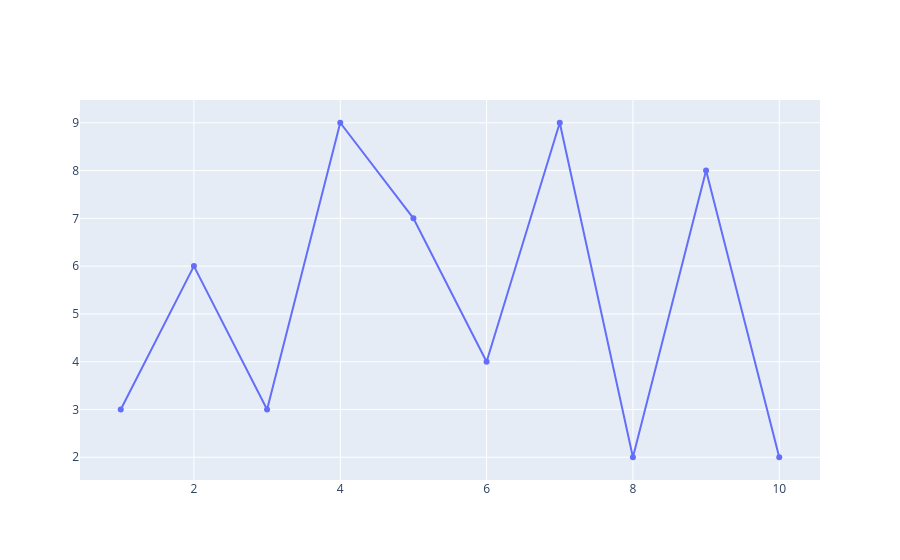

Notebook cell for this chart:
### Markdown cell above
Marker Point

### Code cell
x=[1,2,3,4,5,6,7,8,9,10]

y=[3,6,3,9,7,4,9,2,8,2]
fig = go.Figure(go.Scatter(x=x,y=y))
fig.show()

### Figure 1 — Plotly figure (JSON) as saved in the notebook; plotly's stock layout.template omitted (floating-point values rounded to 4 significant figures)
{"data": [{"type": "scatter", "x": [1, 2, 3, 4, 5, 6, 7, 8, 9, 10], "y": [3, 6, 3, 9, 7, 4, 9, 2, 8, 2]}], "layout": {}}
